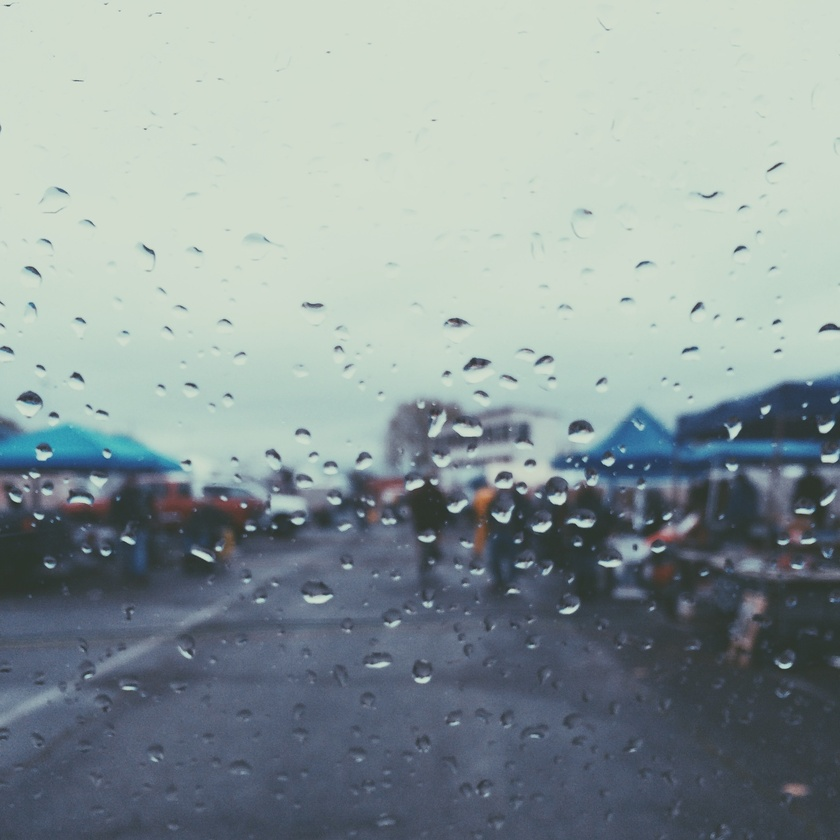
#> input picture img/mojado.jpg, 840 x 840 px, shrunk from 2048 x 2048 before the run, found by its file name
$ python gotas2.py
#> lines starting #> are read from the running program, lines starting #| are printed output that depends on the picture; after the words box and inside, x2 and y2 are one past the last pixel; in counts of white or black regions, pixels touching at a corner belong together
import cv2
import numpy as np

# Cargar la imagen desde tu archivo
nombre_archivo = '/Users/lichi/Desktop/Tesis/detector-obstaculos-logica-difusa/img/mojado.jpg'
imagen = cv2.imread(nombre_archivo)
#> imagen is the input picture: shape (840, 840, 3); mean B, G, R 154, 153.2, 140
imagen_gris = cv2.cvtColor(imagen, cv2.COLOR_BGR2GRAY)
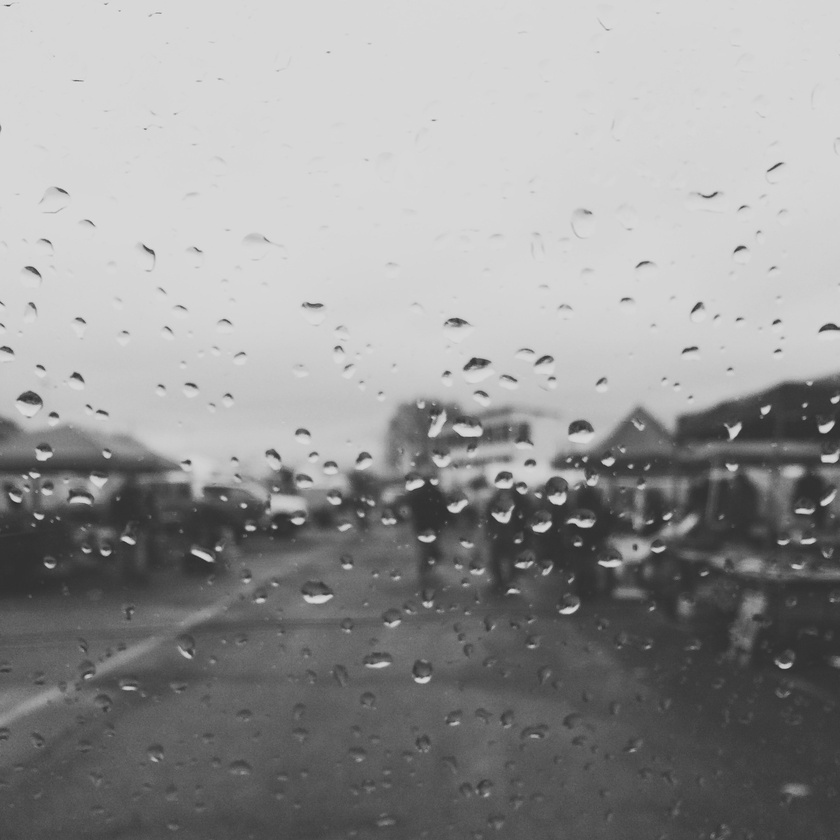
#> imagen_gris: shape (840, 840); min 41, max 224, mean 149.3

# Aplicar umbralización de Otsu para generar la máscara
_, mascara_gotas = cv2.threshold(imagen_gris, 0, 255, cv2.THRESH_BINARY_INV + cv2.THRESH_OTSU)
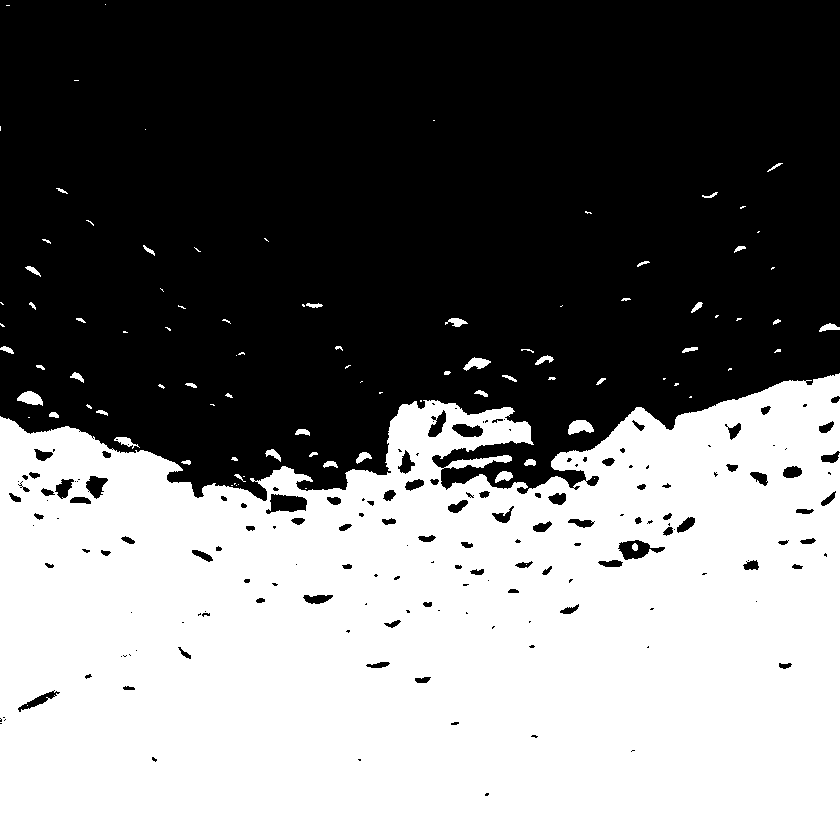
#> mascara_gotas: shape (840, 840); 46.8% white; 96 white regions (50 under 20 px), largest, box (x1, y1, x2, y2) and area: (0, 373, 840, 840) 327139, (568, 420, 594, 435) 266, (17, 391, 43, 406) 248

# Realizar operaciones morfológicas para mejorar la máscara
kernel = np.ones((5, 5), np.uint8)
mascara_gotas = cv2.morphologyEx(mascara_gotas, cv2.MORPH_CLOSE, kernel)
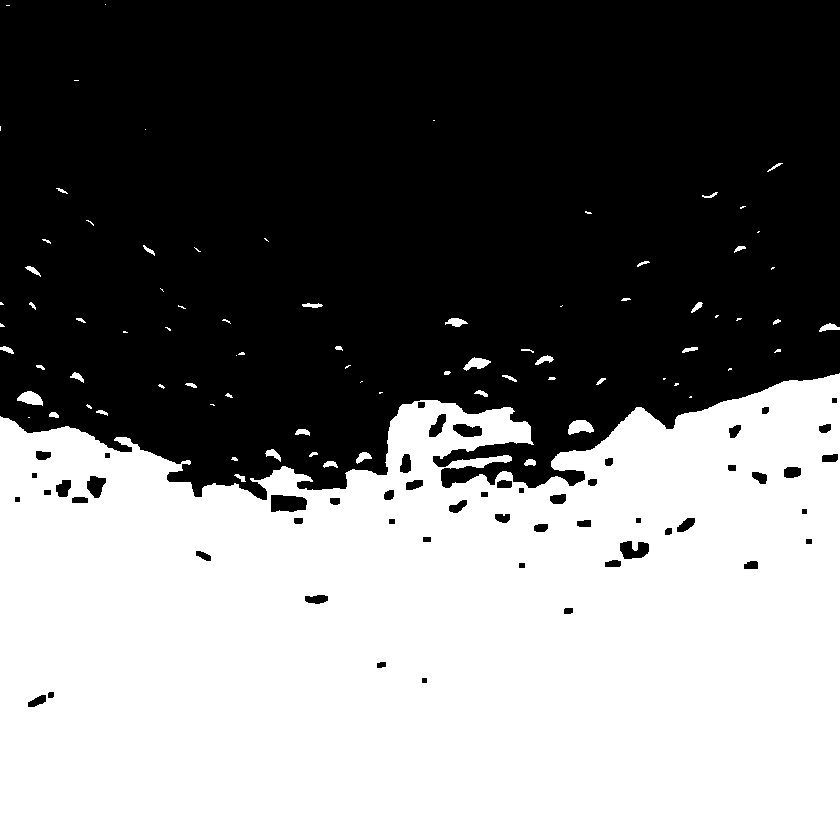
#> mascara_gotas: shape (840, 840); 47.4% white; 81 white regions (38 under 20 px), largest, box (x1, y1, x2, y2) and area: (0, 373, 840, 840) 331196, (568, 420, 594, 435) 268, (17, 391, 43, 406) 250

# Invertir la máscara
mascara_gotas = cv2.bitwise_not(mascara_gotas)
#> mascara_gotas: shape (840, 840); 52.6% white; 81 black regions (38 under 20 px)

# Encontrar los contornos de las gotas
contornos, _ = cv2.findContours(mascara_gotas, cv2.RETR_EXTERNAL, cv2.CHAIN_APPROX_SIMPLE)
#> contornos = 54 contours, 8 with area under 20; largest, box (x1, y1, x2, y2) and area: (0, 0, 840, 500) 367093, (271, 495, 307, 512) 480, (620, 541, 649, 559) 334, (87, 476, 106, 498) 252, (453, 424, 482, 437) 252

# Rellenar los contornos para eliminar las gotas
mascara_gotas = np.zeros_like(mascara_gotas)
cv2.drawContours(mascara_gotas, contornos, -1, (255, 255, 255), thickness=cv2.FILLED)
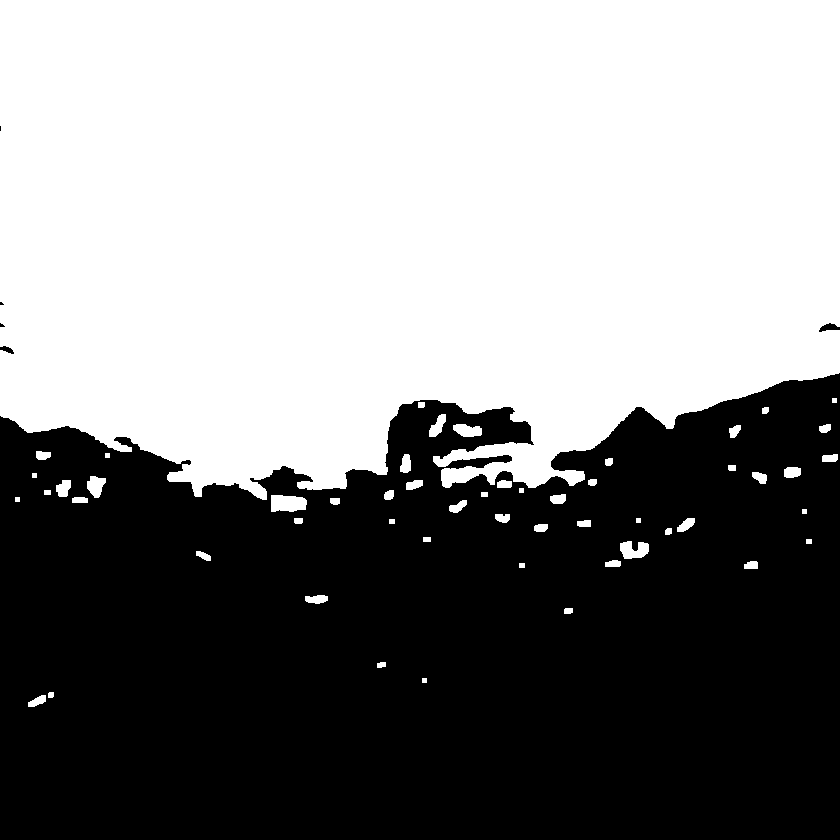
#> mascara_gotas: shape (840, 840); 53% white; 6 black regions (3 under 20 px), largest, box (x1, y1, x2, y2) and area: (0, 373, 840, 840) 331196, (819, 323, 840, 332) 107, (0, 346, 14, 354) 61

# Aplicar la máscara a la imagen original
imagen_sin_gotas = cv2.bitwise_and(imagen, imagen, mask=mascara_gotas)
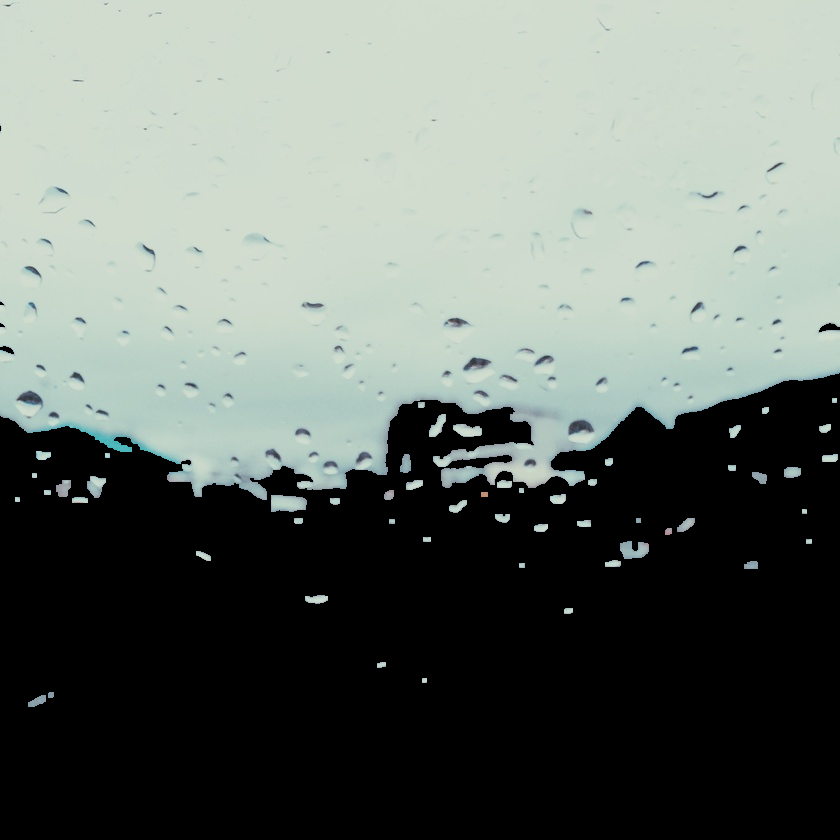
#> imagen_sin_gotas: shape (840, 840, 3); mean B, G, R 107.3, 113.3, 105.3

# Mostrar la imagen resultante
cv2.imshow('Imagen', imagen)
cv2.imshow('Imagen sin Gotas', imagen_sin_gotas)
cv2.waitKey(0)
cv2.destroyAllWindows()
